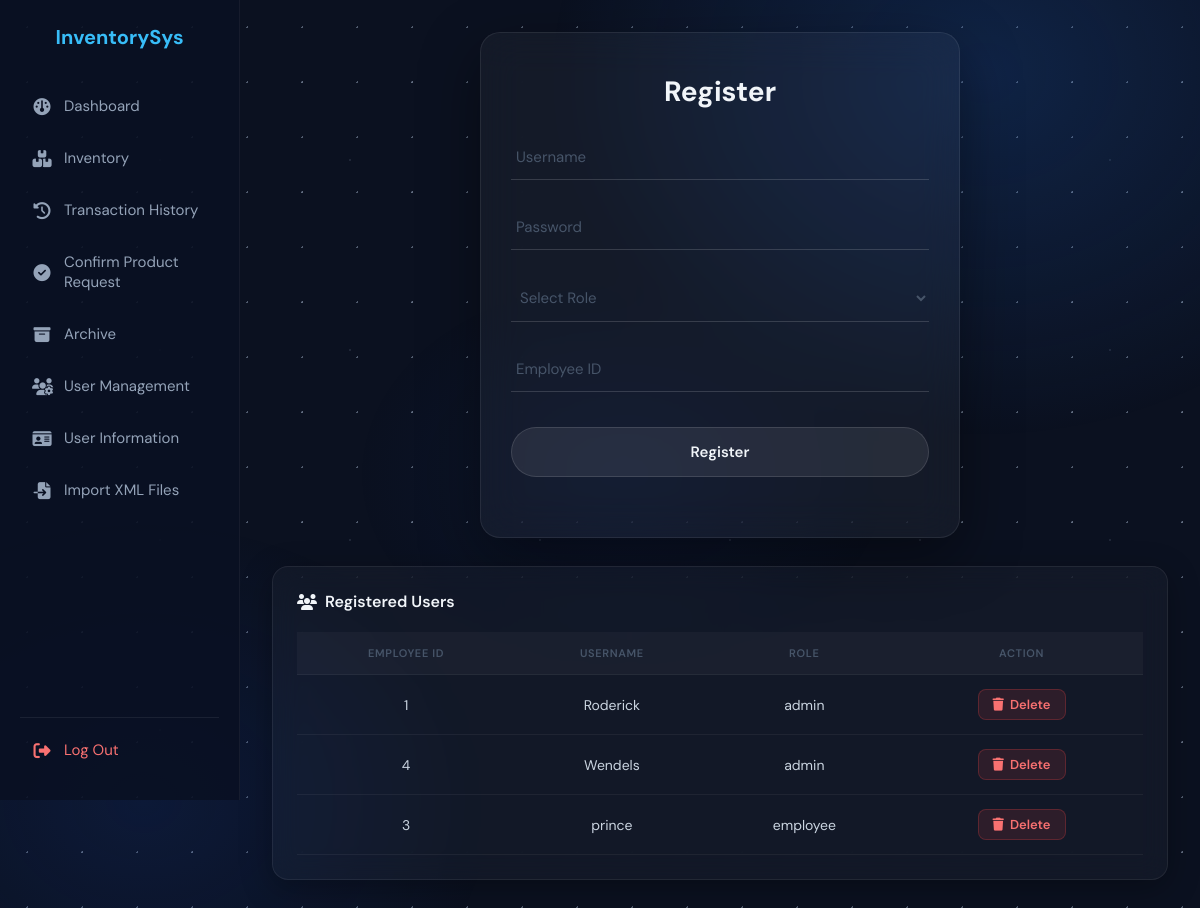
Screenshot of /index.php?action=register-ui (signed in) with the database file from the repository.
### tables this page shows
CREATE TABLE `user` (
  `user_id` int NOT NULL AUTO_INCREMENT,
  `username` varchar(50) NOT NULL,
  `password` varchar(255) NOT NULL,
  `role` varchar(50) DEFAULT NULL,
  `Employee_id` int DEFAULT NULL,
  PRIMARY KEY (`user_id`),
  KEY `Employee_id` (`Employee_id`),
  CONSTRAINT `user_ibfk_1` FOREIGN KEY (`Employee_id`) REFERENCES `employee` (`Employee_id`)
);

### Controller/UserController.php (called while the page is built, shortened)
<?php
require_once "Model/User.php";
class UserController {
    private $user;
    public function __construct($db) {
        $this->user = new User($db);
    }
    public function getAllUser() {
        return $this->user->getAllUser();
    }
}
?>

### Model/User.php (called while the page is built, shortened)
<?php
class User {
    private $conn;
    public function __construct($db) {
        $this->conn = $db;
    }
    public function getAllUser() {
        $stmt = $this->conn->prepare("SELECT * FROM user");
        $stmt->execute();
        return $stmt->fetchAll(PDO::FETCH_ASSOC);
    }
}
?>

### View/register.php (the view, shortened to what this page needs)
<!DOCTYPE html>
<html>
<head>
    <link rel="stylesheet" href="/Integrated_Programming/InventorySystem/Inventory-Management-System/Public/Register.css">
    <link rel="stylesheet" href="https://cdnjs.cloudflare.com/ajax/libs/font-awesome/6.5.0/css/all.min.css">
</head>
<body>
<div class="sidebar">
    <h2>InventorySys</h2>
    <ul>
        <li><a href="index.php?action=dashboard"><i class="fas fa-gauge"></i> Dashboard</a></li>
        <?php if (isset($_SESSION['role']) && $_SESSION['role'] === 'admin'): ?>
            <li><a href="index.php?action=inventory"><i class="fas fa-boxes-stacked"></i> Inventory</a></li>
            <li><a href="index.php?action=transaction-history"><i class="fas fa-clock-rotate-left"></i> Transaction History</a></li>
            <li><a href="index.php?action=confirm-request"><i class="fas fa-circle-check"></i> Confirm Product Request</a></li>
            <li><a href="index.php?action=archived"><i class="fas fa-box-archive"></i> Archive</a></li>
            <li><a href="index.php?action=registerPage"><i class="fas fa-users-gear"></i> User Management</a></li>
            <li><a href="index.php?action=user-information"><i class="fas fa-id-card"></i> User Information</a></li>
            <li><a href="index.php?action=import-xml"><i class="fas fa-file-import"></i> Import XML Files</a></li>
        <?php endif; ?>
        <li class="logout">
            <a href="index.php?action=logout"><i class="fas fa-right-from-bracket"></i> Log Out</a>
        </li>
    </ul>
</div>
<div class="main">
    <div class="container">
        <h2>Register</h2>
        <form method="POST" action="index.php?action=register">
            <input type="text" name="username" placeholder="Username" required>
            <input type="password" name="password" placeholder="Password" required>
            <select name="role" required>
                <option value="">Select Role</option>
            </select>
            <input type="number" name="employee_id" placeholder="Employee ID" required>
            <button type="submit">Register</button>
        </form>
    </div>
    <div class="table-container">
        <div class="table-header">
            <h3><i class="fas fa-users"></i> Registered Users</h3>
        </div>
        <table>
            <thead>
                <tr>
                    <th>Employee ID</th>
                    <th>Username</th>
                    <th>Role</th>
                    <th>Action</th>
                </tr>
            </thead>
            <tbody>
                <?php if (!empty($users)): ?>
                    <?php foreach ($users as $user): ?>
                        <tr>
                            <td><?= htmlspecialchars($user['Employee_id']) ?></td>
                            <td><?= htmlspecialchars($user['username']) ?></td>
                            <td><?= htmlspecialchars($user['role']) ?></td>
                            <td>
                                <a href="index.php?action=deleteUser&id=<?= $user['Employee_id'] ?>"
                                   class="delete-btn"
                                   onclick="return confirm('Delete this user?')">
                                    <i class="fas fa-trash"></i> Delete
                                </a>
                            </td>
                        </tr>
                    <?php endforeach; ?>
                <?php else: ?>
                    <tr>
                        <td colspan="5" style="color: #475569; padding: 30px;">No users registered yet.</td>
                    </tr>
                <?php endif; ?>
            </tbody>
        </table>
    </div>
</div>
</body>
</html>

### rows the page displays
user: Employee "1", username "Roderick", role "admin"
user: Employee "4", username "Wendels", role "admin"
user: Employee "3", username "prince", role "employee"
